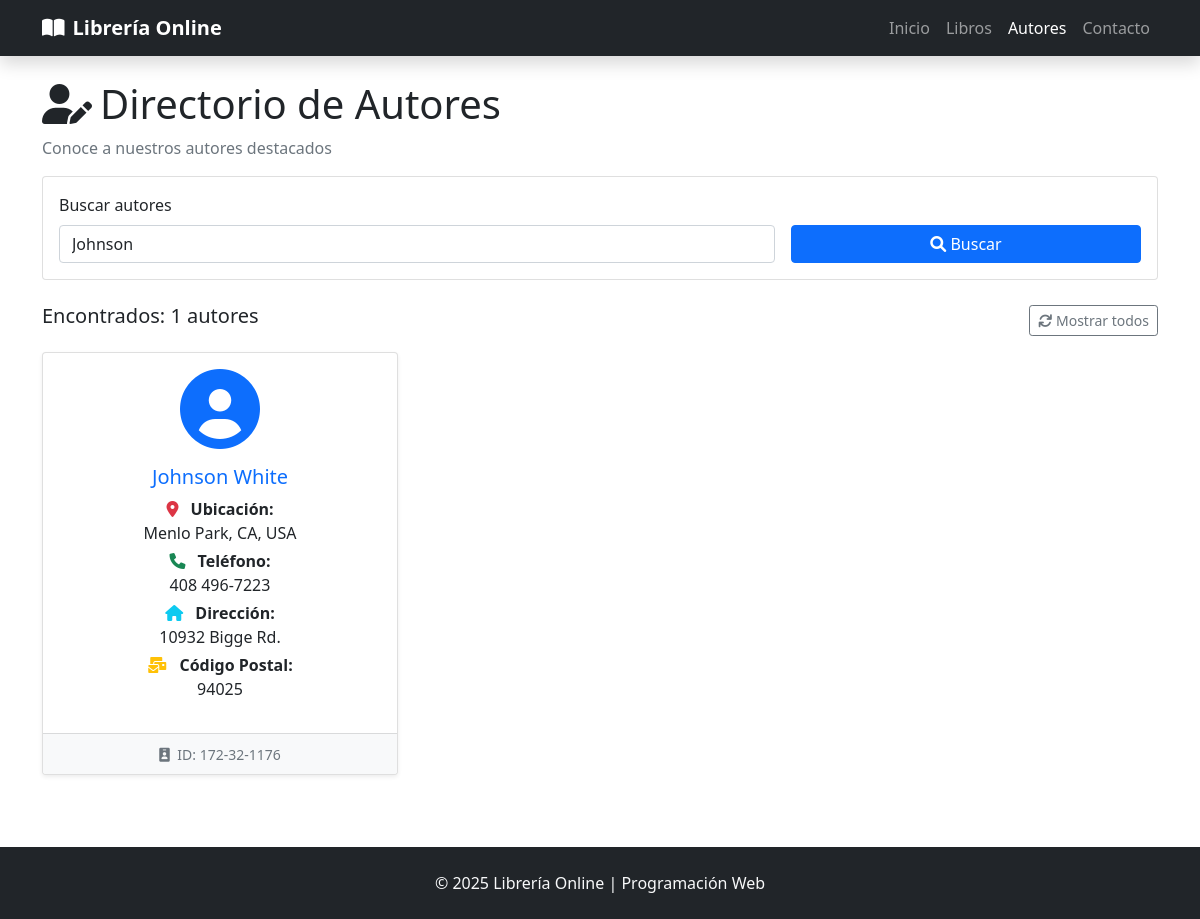
The app's page /autores.php?buscar=Johnson with its own data.
### tables this page shows
CREATE TABLE autores (
            id_autor VARCHAR(11) PRIMARY KEY,
            apellido VARCHAR(15) NOT NULL,
            nombre VARCHAR(15) NOT NULL,
            telefono VARCHAR(12) NOT NULL,
            direccion VARCHAR(20) NOT NULL,
            ciudad VARCHAR(15) NOT NULL,
            estado VARCHAR(2) NOT NULL,
            pais VARCHAR(3) NOT NULL,
            cod_postal INTEGER
        );

### autores.php (the view, shortened to what this page needs)
<?php
$database = new Database();
$db = $database->getConnection();
$buscar = $_GET['buscar'] ?? '';
$query = "SELECT * FROM autores WHERE 1=1";
$params = [];
if (!empty($buscar)) {
    $query .= " AND (nombre LIKE ? OR apellido LIKE ? OR ciudad LIKE ? OR pais LIKE ?)";
    $params[] = '%' . $buscar . '%';
    $params[] = '%' . $buscar . '%';
    $params[] = '%' . $buscar . '%';
    $params[] = '%' . $buscar . '%';
}
$query .= " ORDER BY apellido, nombre";
$stmt = $db->prepare($query);
$stmt->execute($params);
$autores = $stmt->fetchAll(PDO::FETCH_ASSOC);
?>
<!DOCTYPE html>
<html lang="es">
<head>
    <link href="https://cdn.jsdelivr.net/npm/bootstrap@5.1.3/dist/css/bootstrap.min.css" rel="stylesheet">
    <link href="https://cdnjs.cloudflare.com/ajax/libs/font-awesome/6.0.0/css/all.min.css" rel="stylesheet">
</head>
<body>
    <nav class="navbar navbar-expand-lg navbar-dark bg-dark shadow">
        <div class="container">
            <a class="navbar-brand fw-bold" href="index.php">
                <i class="fas fa-book-open me-2"></i>Librería Online
            </a>
            <div class="navbar-nav ms-auto">
                <a class="nav-link" href="index.php">Inicio</a>
                <a class="nav-link" href="libros.php">Libros</a>
                <a class="nav-link active" href="autores.php">Autores</a>
                <a class="nav-link" href="contacto.php">Contacto</a>
            </div>
        </div>
    </nav>
    <div class="container mt-4">
        <div class="row">
            <div class="col-12">
                <h1><i class="fas fa-user-edit me-2"></i>Directorio de Autores</h1>
                <p class="text-muted">Conoce a nuestros autores destacados</p>
            </div>
        </div>
        <div class="row mb-4">
            <div class="col-12">
                <div class="card">
                    <div class="card-body">
                        <form method="GET" class="row g-3">
                            <div class="col-md-8">
                                <label class="form-label">Buscar autores</label>
                                <input type="text" class="form-control" name="buscar"
                                       value="<?= htmlspecialchars($buscar) ?>"
                                       placeholder="Buscar por nombre, apellido, ciudad o país...">
                            </div>
                            <div class="col-md-4">
                                <label class="form-label">&nbsp;</label>
                                <div class="d-grid">
                                    <button type="submit" class="btn btn-primary">
                                        <i class="fas fa-search"></i> Buscar
                                    </button>
                                </div>
                            </div>
                        </form>
                    </div>
                </div>
            </div>
        </div>
        <div class="row mb-3">
            <div class="col-12">
                <div class="d-flex justify-content-between align-items-center">
                    <h5>Encontrados: <?= count($autores) ?> autores</h5>
                    <a href="autores.php" class="btn btn-outline-secondary btn-sm">
                        <i class="fas fa-refresh"></i> Mostrar todos
                    </a>
                </div>
            </div>
        </div>
        <div class="row">
            <?php if (empty($autores)): ?>
                <div class="col-12">
                    <div class="alert alert-info text-center">
                        <i class="fas fa-user-times fa-3x mb-3"></i>
                        <h4>No se encontraron autores</h4>
                        <p>Intenta modificar los términos de búsqueda</p>
                    </div>
                </div>
            <?php else: ?>
                <?php foreach($autores as $autor): ?>
                <div class="col-lg-4 col-md-6 mb-4">
                    <div class="card h-100 shadow-sm author-card">
                        <div class="card-body text-center">
                            <div class="mb-3">
                                <i class="fas fa-user-circle fa-5x text-primary"></i>
                            </div>
                            <h5 class="card-title text-primary">
                                <?= htmlspecialchars($autor['nombre']) ?>
                                <?= htmlspecialchars($autor['apellido']) ?>
                            </h5>
                            <div class="mb-3">
                                <p class="card-text mb-1">
                                    <i class="fas fa-map-marker-alt text-danger me-2"></i>
                                    <strong>Ubicación:</strong><br>
                                    <?= htmlspecialchars($autor['ciudad']) ?>,
                                    <?= htmlspecialchars($autor['estado']) ?>,
                                    <?= htmlspecialchars($autor['pais']) ?>
                                </p>
                                <p class="card-text mb-1">
                                    <i class="fas fa-phone text-success me-2"></i>
                                    <strong>Teléfono:</strong><br>
                                    <?= htmlspecialchars($autor['telefono']) ?>
                                </p>
                                <p class="card-text mb-1">
                                    <i class="fas fa-home text-info me-2"></i>
                                    <strong>Dirección:</strong><br>
                                    <?= htmlspecialchars($autor['direccion']) ?>
                                </p>
                                <p class="card-text">
                                    <i class="fas fa-mail-bulk text-warning me-2"></i>
                                    <strong>Código Postal:</strong><br>
                                    <?= htmlspecialchars($autor['cod_postal']) ?>
                                </p>
                            </div>
                        </div>
                        <div class="card-footer bg-light text-center">
                            <small class="text-muted">
                                <i class="fas fa-id-badge me-1"></i>
                                ID: <?= htmlspecialchars($autor['id_autor']) ?>
                            </small>
                        </div>
                    </div>
                </div>
                <?php endforeach; ?>
            <?php endif; ?>
        </div>
    </div>
    <footer class="bg-dark text-light py-4 mt-5">
        <div class="container text-center">
            <p class="mb-0">&copy; <?= date('Y') ?> Librería Online | Programación Web</p>
        </div>
    </footer>
</body>
</html>

### records on screen
autores: nombre "Johnson", apellido "White", ciudad "Menlo Park", estado "CA", pais "USA", telefono "408 496-7223", direccion "10932 Bigge Rd.", cod_postal "94025", id_autor "172-32-1176"

### other values on screen
count($autores) "1"
